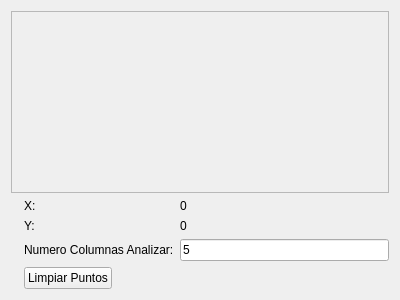
<?xml version="1.0" encoding="UTF-8"?>
<ui version="4.0">
 <class>GUIMiddlePointClippingClass</class>
 <widget class="QWidget" name="GUIMiddlePointClippingClass">
  <property name="geometry">
   <rect>
    <x>0</x>
    <y>0</y>
    <width>400</width>
    <height>300</height>
   </rect>
  </property>
  <property name="windowTitle">
   <string>GUIMiddlePointClipping</string>
  </property>
  <layout class="QVBoxLayout" name="verticalLayout_2">
   <item>
    <layout class="QVBoxLayout" name="verticalLayout">
     <item>
      <widget class="QScrollArea" name="scrollArea">
       <property name="sizePolicy">
        <sizepolicy hsizetype="Expanding" vsizetype="Expanding">
         <horstretch>0</horstretch>
         <verstretch>0</verstretch>
        </sizepolicy>
       </property>
       <property name="widgetResizable">
        <bool>true</bool>
       </property>
       <property name="alignment">
        <set>Qt::AlignCenter</set>
       </property>
       <widget class="QWidget" name="scrollAreaWidgetContents_2">
        <property name="geometry">
         <rect>
          <x>0</x>
          <y>0</y>
          <width>378</width>
          <height>135</height>
         </rect>
        </property>
        <property name="sizePolicy">
         <sizepolicy hsizetype="Expanding" vsizetype="Expanding">
          <horstretch>0</horstretch>
          <verstretch>0</verstretch>
         </sizepolicy>
        </property>
       </widget>
      </widget>
     </item>
     <item>
      <layout class="QHBoxLayout" name="horizontalLayout">
       <property name="sizeConstraint">
        <enum>QLayout::SetMinimumSize</enum>
       </property>
       <item>
        <widget class="QLabel" name="zoomLabel">
         <property name="sizePolicy">
          <sizepolicy hsizetype="Minimum" vsizetype="Minimum">
           <horstretch>0</horstretch>
           <verstretch>0</verstretch>
          </sizepolicy>
         </property>
         <property name="text">
          <string/>
         </property>
        </widget>
       </item>
       <item>
        <layout class="QFormLayout" name="formLayout">
         <property name="sizeConstraint">
          <enum>QLayout::SetMinimumSize</enum>
         </property>
         <property name="fieldGrowthPolicy">
          <enum>QFormLayout::AllNonFixedFieldsGrow</enum>
         </property>
         <item row="0" column="0">
          <widget class="QLabel" name="label_2">
           <property name="sizePolicy">
            <sizepolicy hsizetype="Preferred" vsizetype="Minimum">
             <horstretch>0</horstretch>
             <verstretch>0</verstretch>
            </sizepolicy>
           </property>
           <property name="text">
            <string>X:</string>
           </property>
           <property name="alignment">
            <set>Qt::AlignLeading|Qt::AlignLeft|Qt::AlignVCenter</set>
           </property>
          </widget>
         </item>
         <item row="0" column="1">
          <widget class="QLabel" name="xPosLabel">
           <property name="sizePolicy">
            <sizepolicy hsizetype="Preferred" vsizetype="Minimum">
             <horstretch>0</horstretch>
             <verstretch>0</verstretch>
            </sizepolicy>
           </property>
           <property name="text">
            <string>0</string>
           </property>
          </widget>
         </item>
         <item row="1" column="0">
          <widget class="QLabel" name="label_3">
           <property name="sizePolicy">
            <sizepolicy hsizetype="Preferred" vsizetype="Minimum">
             <horstretch>0</horstretch>
             <verstretch>0</verstretch>
            </sizepolicy>
           </property>
           <property name="text">
            <string>Y:</string>
           </property>
          </widget>
         </item>
         <item row="1" column="1">
          <widget class="QLabel" name="yPosLabel">
           <property name="sizePolicy">
            <sizepolicy hsizetype="Preferred" vsizetype="Minimum">
             <horstretch>0</horstretch>
             <verstretch>0</verstretch>
            </sizepolicy>
           </property>
           <property name="text">
            <string>0</string>
           </property>
          </widget>
         </item>
         <item row="3" column="0">
          <widget class="QPushButton" name="clearPointsButton">
           <property name="sizePolicy">
            <sizepolicy hsizetype="Minimum" vsizetype="Minimum">
             <horstretch>0</horstretch>
             <verstretch>0</verstretch>
            </sizepolicy>
           </property>
           <property name="text">
            <string>Limpiar Puntos</string>
           </property>
          </widget>
         </item>
         <item row="2" column="0">
          <widget class="QLabel" name="label">
           <property name="text">
            <string>Numero Columnas Analizar:</string>
           </property>
          </widget>
         </item>
         <item row="2" column="1">
          <widget class="QLineEdit" name="numColsLineEdit">
           <property name="text">
            <string>5</string>
           </property>
          </widget>
         </item>
        </layout>
       </item>
      </layout>
     </item>
    </layout>
   </item>
  </layout>
 </widget>
 <layoutdefault spacing="6" margin="11"/>
 <resources/>
 <connections/>
</ui>
